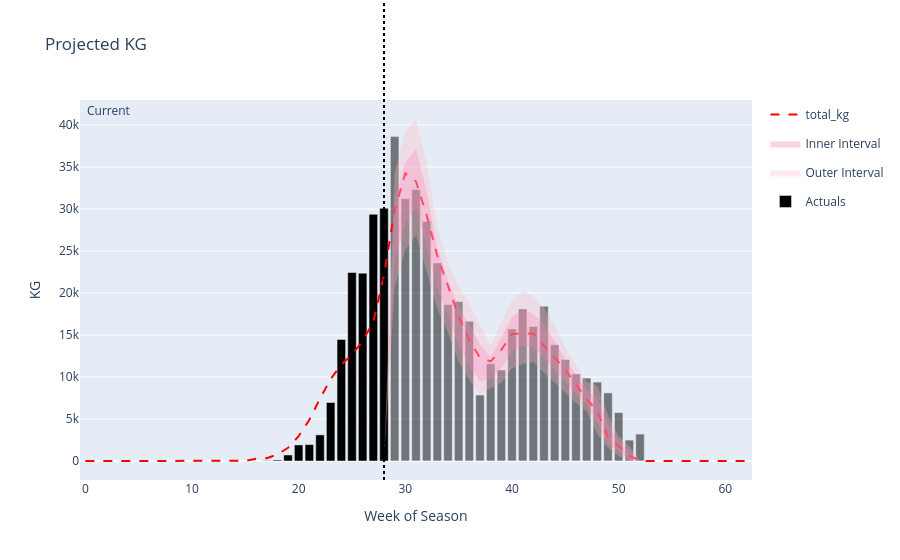

Notebook code for this chart:
### Code cell
week = 28
stp_fig = update.sliding_transplant_projected(stp_fig,stp_data,week)
stp_fig.show()
